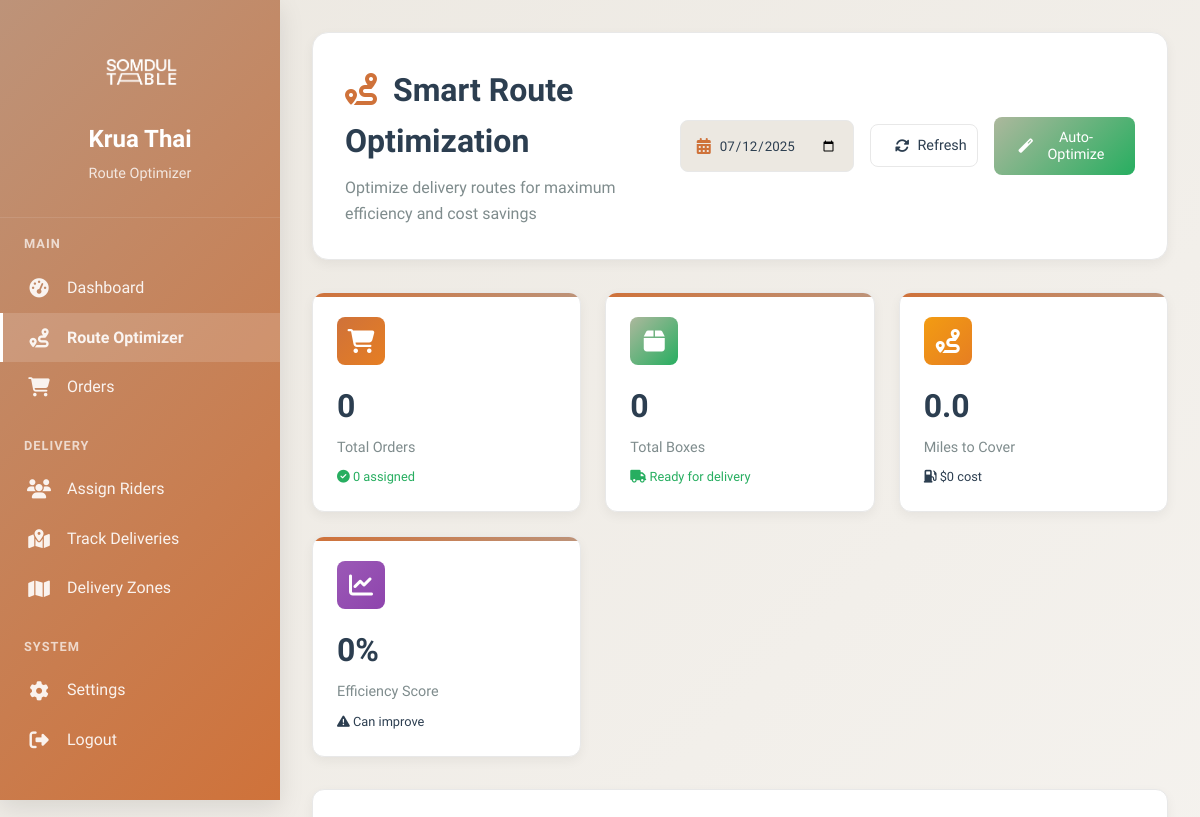
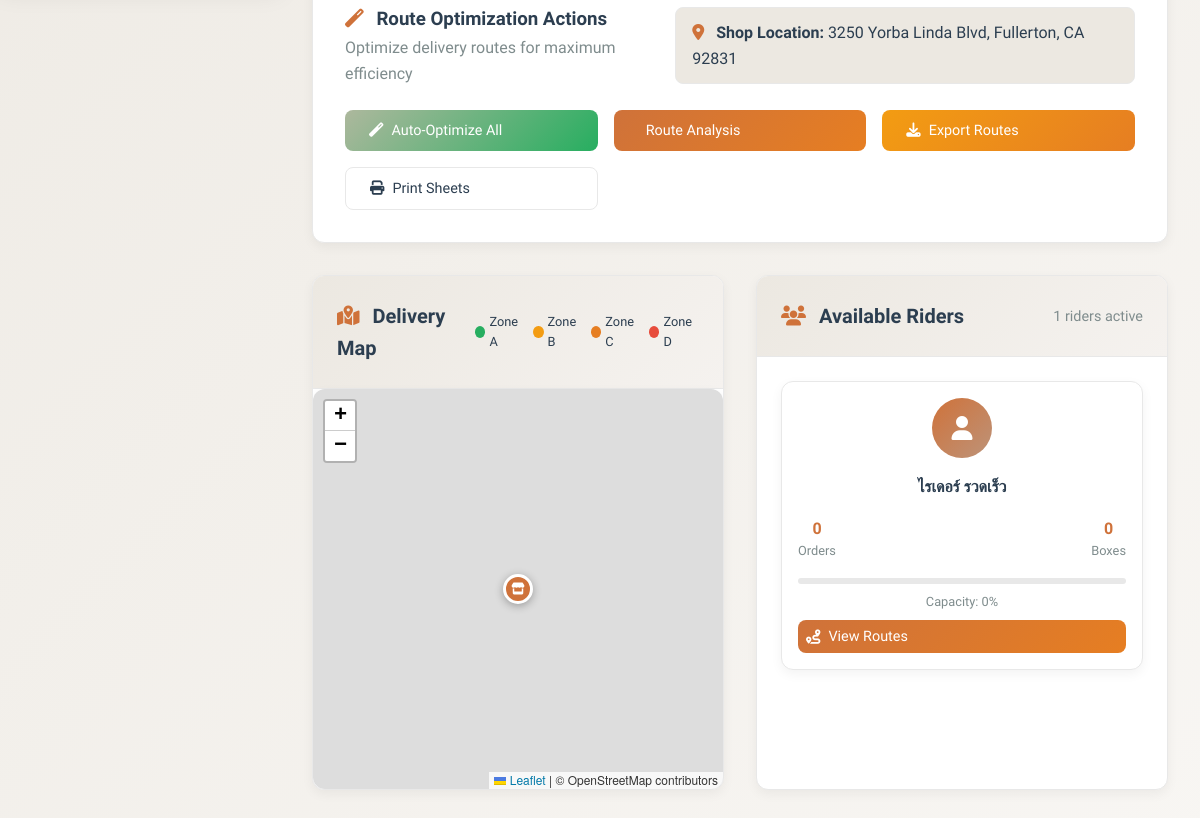
The app's page /KruaThai/admin/delivery-management.php?date=2025-07-12 (signed in), older data (2 pictures, top to bottom).
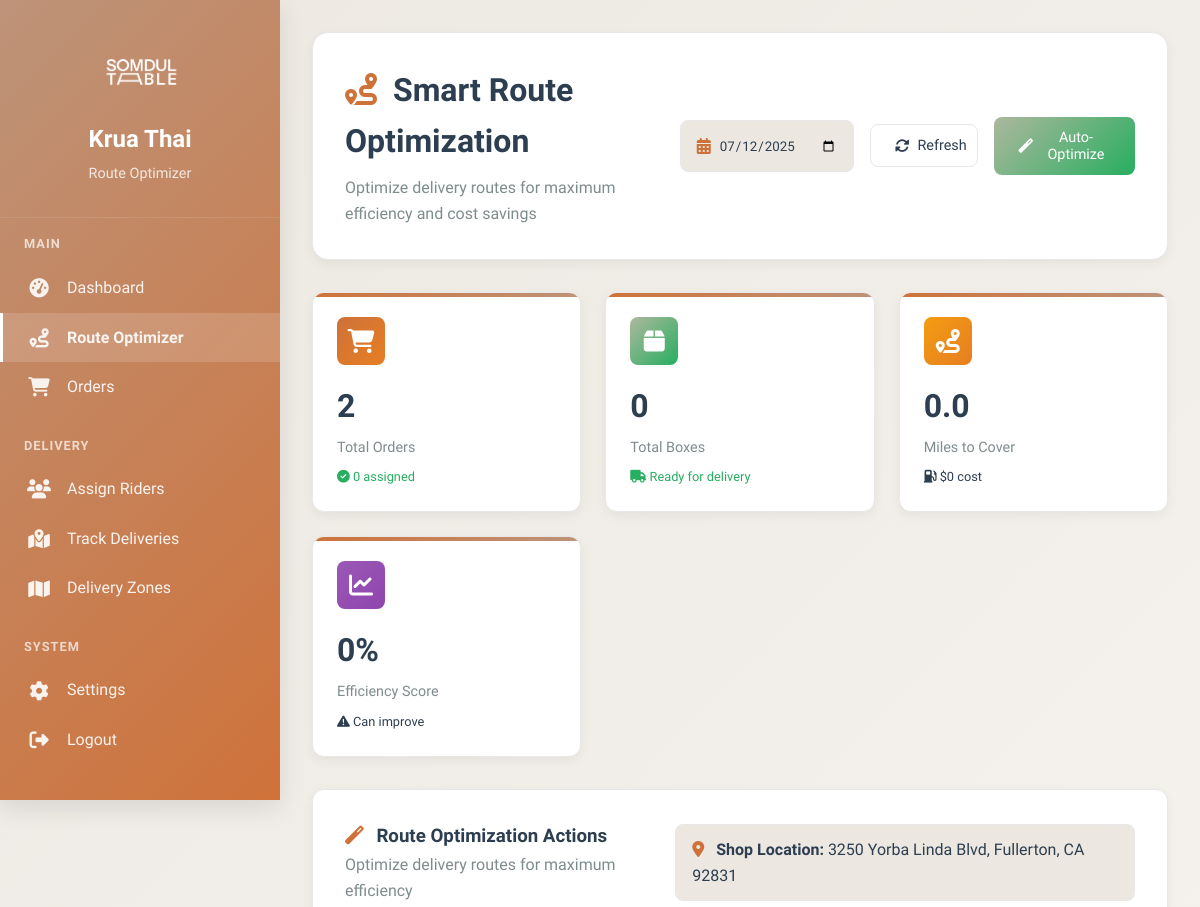
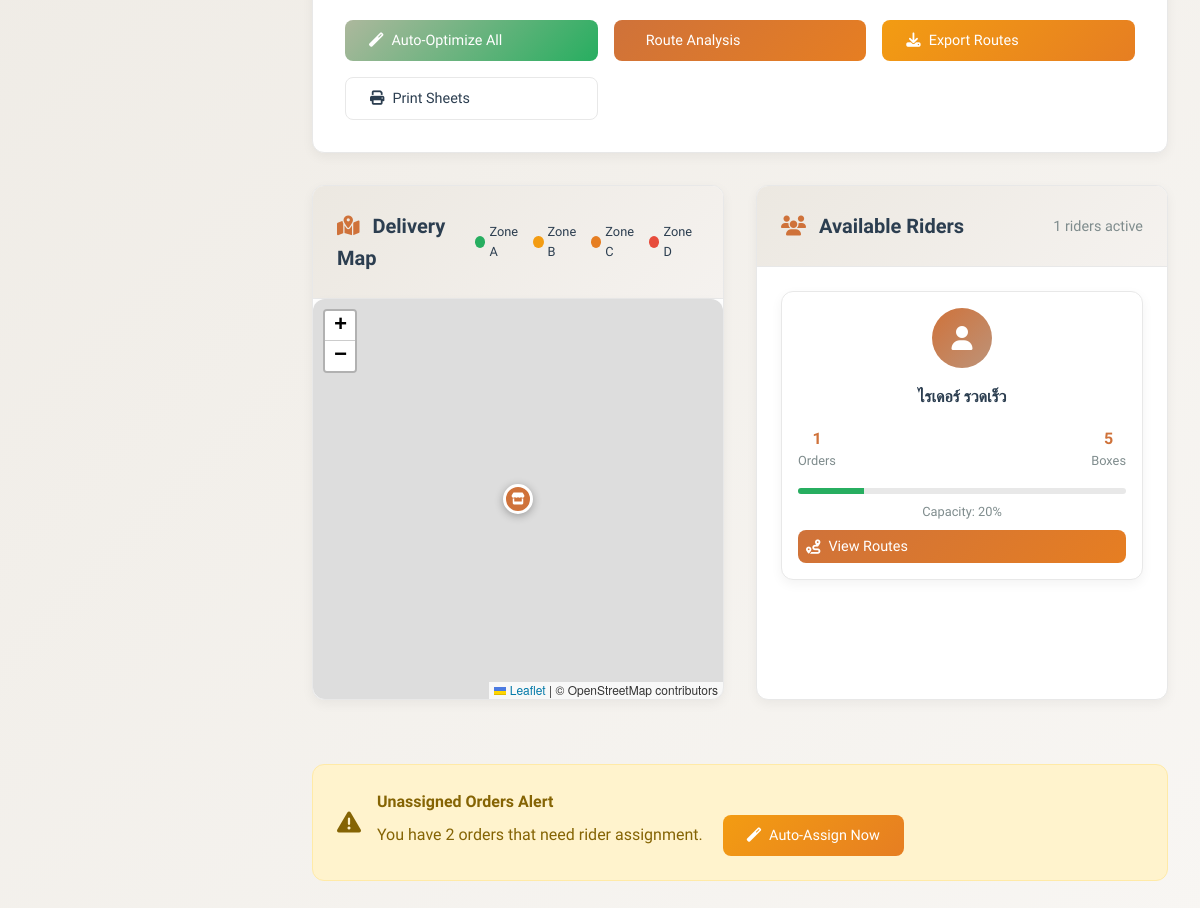
The same page, newer data (2 pictures, top to bottom).
### tables this page shows
CREATE TABLE `users` (
  `id` char(36) NOT NULL,
  `email` varchar(255) NOT NULL,
  `password_hash` varchar(255) NOT NULL,
  `first_name` varchar(100) NOT NULL,
  `last_name` varchar(100) NOT NULL,
  `phone` varchar(20) DEFAULT NULL,
  `date_of_birth` date DEFAULT NULL,
  `gender` enum('male','female','other') DEFAULT NULL,
  `role` enum('customer','admin','kitchen','rider','support') DEFAULT 'customer',
  `status` enum('active','inactive','suspended','pending_verification') DEFAULT 'pending_verification',
  `email_verified` tinyint(1) DEFAULT '0',
  `email_verification_token` varchar(100) DEFAULT NULL,
  `delivery_address` text,
  `address_line_2` varchar(255) DEFAULT NULL,
  `city` varchar(100) DEFAULT NULL,
  `state` varchar(100) DEFAULT NULL,
  `zip_code` varchar(10) DEFAULT NULL,
  `country` varchar(100) DEFAULT 'Thailand',
  `delivery_instructions` text,
  `dietary_preferences` longtext,
  `allergies` longtext,
  `spice_level` enum('mild','medium','hot','extra_hot') DEFAULT 'medium',
  `last_login` timestamp NULL DEFAULT NULL,
  `failed_login_attempts` int(11) DEFAULT '0',
  `locked_until` timestamp NULL DEFAULT NULL,
  `password_reset_token` varchar(100) DEFAULT NULL,
  `password_reset_expires` timestamp NULL DEFAULT NULL,
  `created_at` timestamp NOT NULL DEFAULT CURRENT_TIMESTAMP,
  `updated_at` timestamp NOT NULL DEFAULT CURRENT_TIMESTAMP ON UPDATE CURRENT_TIMESTAMP
);

### KruaThai/admin/delivery-management.php (the view, shortened to what the changed rows need)
<?php
require_once '../config/database.php';
$deliveryDate = isset($_GET['date']) ? $_GET['date'] : date('Y-m-d');
$zipCoordinates = [
    '92831' => ['lat' => 33.8703, 'lng' => -117.9253, 'city' => 'Fullerton', 'zone' => 'A', 'distance' => 2.1],
    '92832' => ['lat' => 33.8847, 'lng' => -117.9390, 'city' => 'Fullerton', 'zone' => 'A', 'distance' => 3.4],
    '92833' => ['lat' => 33.8889, 'lng' => -117.9256, 'city' => 'Fullerton', 'zone' => 'A', 'distance' => 2.8],
    '92834' => ['lat' => 33.9172, 'lng' => -117.9467, 'city' => 'Fullerton', 'zone' => 'A', 'distance' => 4.2],
    '92835' => ['lat' => 33.8892, 'lng' => -117.8817, 'city' => 'Fullerton', 'zone' => 'A', 'distance' => 1.8],
    '92821' => ['lat' => 33.9097, 'lng' => -117.9006, 'city' => 'Brea', 'zone' => 'A', 'distance' => 3.1],
    '92823' => ['lat' => 33.9267, 'lng' => -117.8653, 'city' => 'Brea', 'zone' => 'A', 'distance' => 2.9],
    '90620' => ['lat' => 33.8408, 'lng' => -118.0011, 'city' => 'Buena Park', 'zone' => 'B', 'distance' => 8.7],
    '90621' => ['lat' => 33.8803, 'lng' => -117.9322, 'city' => 'Buena Park', 'zone' => 'B', 'distance' => 10.2],
    '92801' => ['lat' => 33.8353, 'lng' => -117.9145, 'city' => 'Anaheim', 'zone' => 'B', 'distance' => 9.4],
    '92802' => ['lat' => 33.8025, 'lng' => -117.9228, 'city' => 'Anaheim', 'zone' => 'B', 'distance' => 11.8],
    '92804' => ['lat' => 33.8172, 'lng' => -117.8978, 'city' => 'Anaheim', 'zone' => 'B', 'distance' => 12.3],
    '92805' => ['lat' => 33.8614, 'lng' => -117.9078, 'city' => 'Anaheim', 'zone' => 'B', 'distance' => 8.9],
    '92840' => ['lat' => 33.7742, 'lng' => -117.9378, 'city' => 'Garden Grove', 'zone' => 'C', 'distance' => 18.2],
    '92841' => ['lat' => 33.7894, 'lng' => -117.9578, 'city' => 'Garden Grove', 'zone' => 'C', 'distance' => 16.9],
    '92843' => ['lat' => 33.7739, 'lng' => -117.9028, 'city' => 'Garden Grove', 'zone' => 'C', 'distance' => 19.1],
    '92683' => ['lat' => 33.7175, 'lng' => -117.9581, 'city' => 'Westminster', 'zone' => 'C', 'distance' => 22.4],
    '92703' => ['lat' => 33.7492, 'lng' => -117.8731, 'city' => 'Santa Ana', 'zone' => 'D', 'distance' => 28.6],
    '92648' => ['lat' => 33.6597, 'lng' => -117.9992, 'city' => 'Huntington Beach', 'zone' => 'D', 'distance' => 32.1],
    '92647' => ['lat' => 33.7247, 'lng' => -118.0056, 'city' => 'Huntington Beach', 'zone' => 'D', 'distance' => 26.8],
];
try {
    $stmt = $pdo->prepare("
        SELECT o.id, o.order_number, o.total_items, o.status, o.assigned_rider_id,
               o.delivery_date, o.created_at,
               u.id as user_id, u.first_name, u.last_name, u.phone, u.zip_code,
               u.delivery_address, u.city, u.state,
               r.first_name as rider_first_name, r.last_name as rider_last_name
        FROM orders o
        JOIN users u ON o.user_id = u.id
        LEFT JOIN users r ON o.assigned_rider_id = r.id
        WHERE DATE(o.delivery_date) = ? AND o.status != 'cancelled'
        ORDER BY u.zip_code, o.created_at
    ");
    $stmt->execute([$deliveryDate]);
    $orders = $stmt->fetchAll(PDO::FETCH_ASSOC);
    $stmt = $pdo->prepare("
        SELECT u.id, u.first_name, u.last_name, u.phone, u.status,
               COALESCE(SUM(o.total_items), 0) as current_load,
               COUNT(o.id) as current_orders
        FROM users u
        LEFT JOIN orders o ON u.id = o.assigned_rider_id AND DATE(o.delivery_date) = ?
        WHERE u.role = 'rider' AND u.status = 'active'
        GROUP BY u.id, u.first_name, u.last_name, u.phone, u.status
        ORDER BY current_load ASC
    ");
    $stmt->execute([$deliveryDate]);
    $riders = $stmt->fetchAll(PDO::FETCH_ASSOC);
} catch (Exception $e) {
    $orders = [];
    $riders = [];
    error_log("Delivery management error: " . $e->getMessage());
}
$deliveryZones = ['A' => [], 'B' => [], 'C' => [], 'D' => []];
$totalStats = [
    'totalOrders' => count($orders),
    'totalBoxes' => 0,
    'assignedOrders' => 0,
    'unassignedOrders' => 0,
    'totalDistance' => 0,
    'totalCost' => 0,
    'avgEfficiency' => 0
];
foreach ($orders as &$order) {
    $zipCode = substr($order['zip_code'], 0, 5);
    if (isset($zipCoordinates[$zipCode])) {
        $zoneData = $zipCoordinates[$zipCode];
        $costAnalysis = calculateOptimalDeliveryCost($zoneData['distance'], $order['total_items']);
        $order['coordinates'] = $zoneData;
        $order['zone'] = $zoneData['zone'];
        $order['distance'] = $zoneData['distance'];
        $order['costAnalysis'] = $costAnalysis;
        $deliveryZones[$zoneData['zone']][] = $order;
        $totalStats['totalBoxes'] += $order['total_items'];
        $totalStats['totalDistance'] += $zoneData['distance'];
        $totalStats['totalCost'] += $costAnalysis['totalCost'];
        if ($order['assigned_rider_id']) {
            $totalStats['assignedOrders']++;
        } else {
            $totalStats['unassignedOrders']++;
        }
    } else {
        $totalStats['unassignedOrders']++;
    }
}
$totalStats['avgEfficiency'] = $totalStats['totalDistance'] > 0 ?
    round(($totalStats['totalBoxes'] / $totalStats['totalDistance']) * 10, 1) : 0;
?>
<!DOCTYPE html>
<html lang="th">
<head>
    <link href="https://cdnjs.cloudflare.com/ajax/libs/font-awesome/6.4.0/css/all.min.css" rel="stylesheet">
    <link rel="stylesheet" href="https://unpkg.com/leaflet@1.7.1/dist/leaflet.css" />
</head>
<body>
    <div class="admin-layout">
        <div class="main-content">
            <div class="page-header">
                <div class="header-content">
                    <div>
                        <h1 class="page-title">
                            <i class="fas fa-route" style="color: var(--curry); margin-right: 0.5rem;"></i>
                            Smart Route Optimization
                        </h1>
                    </div>
                </div>
            </div>
            <div class="stats-grid">
                <div class="stat-card">
                    <div class="stat-header">
                        <div class="stat-icon" style="background: linear-gradient(135deg, var(--curry), #e67e22);">
                        </div>
                    </div>
                    <div class="stat-value"><?= $totalStats['totalOrders'] ?></div>
                    <div class="stat-label">Total Orders</div>
                    <div class="stat-change positive">
                        <i class="fas fa-check-circle"></i>
                        <?= $totalStats['assignedOrders'] ?> assigned
                    </div>
                </div>
            </div>
            <div class="dashboard-grid">
                <div class="dashboard-card">
                    <div class="card-body">
                        <div class="rider-grid">
                            <?php foreach ($riders as $rider): ?>
                                <?php
                                $capacity = min(($rider['current_load'] / 25) * 100, 100);
                                $capacityClass = $capacity > 80 ? 'capacity-high' : ($capacity > 50 ? 'capacity-medium' : 'capacity-low');
                                ?>
                                <div class="rider-card" data-rider-id="<?= $rider['id'] ?>">
                                    <div class="rider-avatar">
                                        <i class="fas fa-user"></i>
                                    </div>
                                    <div class="rider-name"><?= htmlspecialchars($rider['first_name'] . ' ' . $rider['last_name']) ?></div>
                                    <div class="rider-stats">
                                        <div class="rider-stat">
                                            <div class="rider-stat-value"><?= $rider['current_orders'] ?></div>
                                            <div class="rider-stat-label">Orders</div>
                                        </div>
                                        <div class="rider-stat">
                                            <div class="rider-stat-value"><?= $rider['current_load'] ?></div>
                                            <div class="rider-stat-label">Boxes</div>
                                        </div>
                                    </div>
                                    <div class="capacity-bar">
                                        <div class="capacity-fill <?= $capacityClass ?>"
                                             style="width: <?= $capacity ?>%"></div>
                                    </div>
                                    <div style="font-size: 0.8rem; color: var(--text-gray);">
                                        Capacity: <?= round($capacity) ?>%
                                    </div>
                                    <button class="btn btn-primary" style="margin-top: 0.5rem; width: 100%; padding: 0.5rem;"
                                            onclick="showRiderRoutes('<?= $rider['id'] ?>')">
                                        <i class="fas fa-route"></i>
                                        View Routes
                                    </button>
                                </div>
                            <?php endforeach; ?>
                        </div>
                    </div>
                </div>
            </div>
            <?php if ($totalStats['unassignedOrders'] > 0): ?>
            <div style="background: #fff3cd; border: 1px solid #ffeaa7; border-radius: var(--radius-md); padding: 1.5rem; margin-bottom: 2rem;">
                <div style="display: flex; align-items: center; gap: 1rem;">
                    <i class="fas fa-exclamation-triangle" style="color: #856404; font-size: 1.5rem;"></i>
                    <div>
                        <h4 style="margin: 0; color: #856404;">Unassigned Orders Alert</h4>
                        <p style="margin: 0; color: #856404;">
                            You have <?= $totalStats['unassignedOrders'] ?> orders that need rider assignment.
                            <button class="btn btn-warning" style="margin-left: 1rem;" onclick="autoOptimizeRoutes()">
                                <i class="fas fa-magic"></i>
                                Auto-Assign Now
                            </button>
                        </p>
                    </div>
                </div>
            </div>
            <?php endif; ?>
        </div>
    </div>
</body>
</html>

Row changes from the older to the newer data that the page shows:
changed users "ไรเดอร์ รวดเร็ว": current_orders "0" → "1"; current_load "0" → "5"; capacity "0" → "20"
Text that changed along with them:
$totalStats['totalOrders']: "0" → "2"
$totalStats['unassignedOrders']: (not shown) → "2"
text now shown: "Unassigned Orders Alert You have orders that need rider assignment. Auto-Assign Now"
